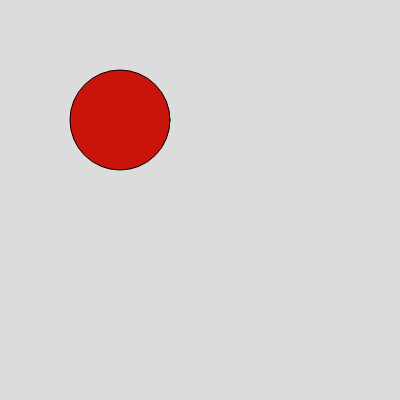
Frame 1 (no input)
Frame 60 (no input): identical to frame 1, image omitted
Frame 120 (the mouse pressed at the canvas centre since frame 60): identical to frame 1, image omitted

The p5.js sketch that drew this single still picture (run headless with seeded random() and noise() and a simulated clock; from frame 60 on, the mouse is pressed at the canvas centre):

// p5.js sketch
// ── sketch.js
function setup() {
  createCanvas(400, 400);
}

function draw() {
  background(220);
  fill(200, 20, 10)
  circle(120, 120, 100)
  

}
